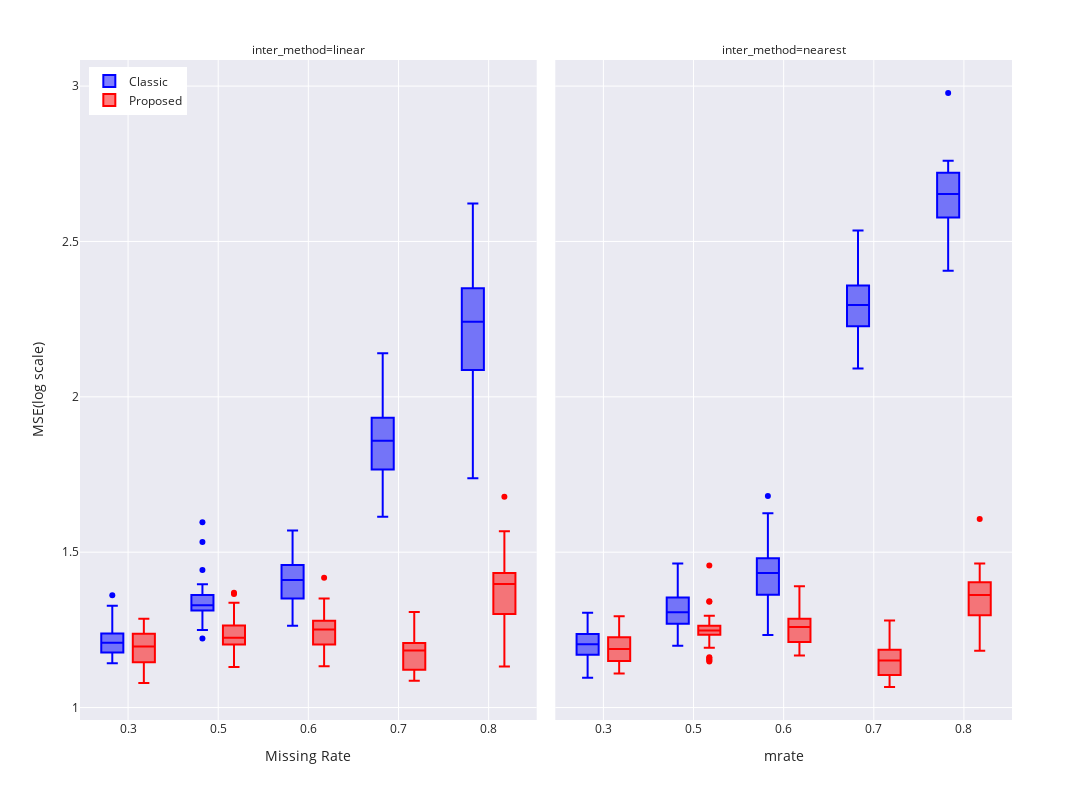

The code cell stored with this chart in its notebook:
### Markdown cell above
**Interpolation 에 따라, block은 시각적으로 보이기 좋지 않은 예시**

### Code cell
tt = nearest_fivenodes.query("dataset=='fivenodes'  and method!='GNAR' and mtype=='rand'  and nof_filters==12 and lags==2 and epoch==50 and model=='GConvGRU' and mrate in [0.3  , 0.5  , 0.6 ,0.7  , 0.8]")
tt['mrate'] = tt['mrate'].astype(str)
tt = tt.sort_values(by=['model','mrate'])
tt['method'] = pd.Categorical(tt['method'], categories=['STGCN', 'IT-STGCN'])

fig = px.box(tt,x='mrate',y='mse',color='method',facet_col='inter_method')

fig.layout['xaxis']['title']['text']='Missing Rate'
fig.layout['yaxis']['title']['text']='MSE(log scale)'

fig.data[0]['marker']['color'] = 'blue'
fig.data[0]['name'] = 'Classic'
fig.data[1]['marker']['color'] = 'blue'
fig.data[1]['name'] = 'Classic'
fig.data[2]['marker']['color'] = 'red'
fig.data[2]['name'] = 'Proposed'
fig.data[3]['marker']['color'] = 'red'
fig.data[3]['name'] = 'Proposed'

fig.layout['legend']['title']=''

fig.update_layout(template="seaborn")
fig.update_layout(title_text="")
fig.update_layout(height=800, width=1800)

fig.update_layout(legend=dict(
    yanchor="top",
    y=0.99,
    xanchor="left",
    x=0.01
 ))
fig

### Figure 1 — Plotly figure (JSON) as saved in the notebook; plotly's stock layout.template omitted (floating-point values rounded to 4 significant figures; data arrays with more than 128 entries replaced by an {"elided": "..."} marker saying what was removed)
{"data": [{"alignmentgroup": "True", "hovertemplate": "method=STGCN<br>inter_method=linear<br>mrate=%{x}<br>mse=%{y}<extra></extra>", "legendgroup": "STGCN", "marker": {"color": "blue"}, "name": "Classic", "notched": false, "offsetgroup": "STGCN", "orientation": "v", "showlegend": true, "type": "box", "x": {"elided": "150 str values"}, "x0": " ", "xaxis": "x", "y": {"elided": "150 float values"}, "y0": " ", "yaxis": "y"}, {"alignmentgroup": "True", "hovertemplate": "method=STGCN<br>inter_method=nearest<br>mrate=%{x}<br>mse=%{y}<extra></extra>", "legendgroup": "STGCN", "marker": {"color": "blue"}, "name": "Classic", "notched": false, "offsetgroup": "STGCN", "orientation": "v", "showlegend": false, "type": "box", "x": {"elided": "150 str values"}, "x0": " ", "xaxis": "x2", "y": {"elided": "150 float values"}, "y0": " ", "yaxis": "y2"}, {"alignmentgroup": "True", "hovertemplate": "method=IT-STGCN<br>inter_method=linear<br>mrate=%{x}<br>mse=%{y}<extra></extra>", "legendgroup": "IT-STGCN", "marker": {"color": "red"}, "name": "Proposed", "notched": false, "offsetgroup": "IT-STGCN", "orientation": "v", "showlegend": true, "type": "box", "x": {"elided": "150 str values"}, "x0": " ", "xaxis": "x", "y": {"elided": "150 float values"}, "y0": " ", "yaxis": "y"}, {"alignmentgroup": "True", "hovertemplate": "method=IT-STGCN<br>inter_method=nearest<br>mrate=%{x}<br>mse=%{y}<extra></extra>", "legendgroup": "IT-STGCN", "marker": {"color": "red"}, "name": "Proposed", "notched": false, "offsetgroup": "IT-STGCN", "orientation": "v", "showlegend": false, "type": "box", "x": {"elided": "150 str values"}, "x0": " ", "xaxis": "x2", "y": {"elided": "150 float values"}, "y0": " ", "yaxis": "y2"}], "layout": {"annotations": [{"font": {}, "showarrow": false, "text": "inter_method=linear", "x": 0.245, "xanchor": "center", "xref": "paper", "y": 1, "yanchor": "bottom", "yref": "paper"}, {"font": {}, "showarrow": false, "text": "inter_method=nearest", "x": 0.755, "xanchor": "center", "xref": "paper", "y": 1, "yanchor": "bottom", "yref": "paper"}], "boxmode": "group", "height": 800, "legend": {"title": {"text": ""}, "tracegroupgap": 0, "x": 0.01, "xanchor": "left", "y": 0.99, "yanchor": "top"}, "margin": {"t": 60}, "title": {"text": ""}, "width": 1800, "xaxis": {"anchor": "y", "autorange": true, "domain": [0, 0.49], "range": [-0.5188, 4.519], "title": {"text": "Missing Rate"}, "type": "category"}, "xaxis2": {"anchor": "y2", "autorange": true, "domain": [0.51, 1], "matches": "x", "range": [-0.5188, 4.519], "title": {"text": "mrate"}, "type": "category"}, "yaxis": {"anchor": "x", "autorange": true, "domain": [0, 1], "range": [0.96, 3.084], "title": {"text": "MSE(log scale)"}, "type": "linear"}, "yaxis2": {"anchor": "x2", "autorange": true, "domain": [0, 1], "matches": "y", "range": [0.96, 3.084], "showticklabels": false, "type": "linear"}}}
